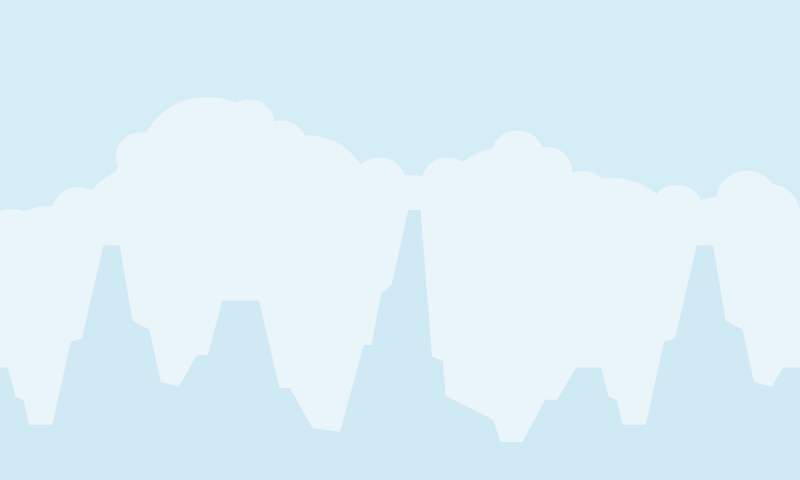

Rendered tile map (Tiled .tmx) drawn with the repository's tilesets; below, a short description and the map source with its tile grids summarised:
An orthogonal 80x48 tile map with 10x10 px tiles, 2 tile layers (Background, Ground) and 1 object (planeObj).

<map version="1.2" tiledversion="1.2.5" orientation="orthogonal" renderorder="right-down" width="80" height="48" tilewidth="10" tileheight="10" infinite="0" nextlayerid="9" nextobjectid="7">
 <tileset firstgid="1" name="Base" tilewidth="800" tileheight="480" tilecount="1" columns="0">
  <grid orientation="orthogonal" width="1" height="1" />
  <tile id="0">
   <image width="800" height="480" source="../img/background.png" />
  </tile>
 </tileset>
 <layer id="3" name="Background" width="80" height="48">
  <data>[3840 cells, 1 non-empty, 1 distinct tile ids]</data>
 </layer>
 <objectgroup id="5" name="Object Layer 1">
  <object id="6" name="planeObj" x="170" y="217">
   <properties>
    <property name="frameheight" value="73" />
    <property name="image" value="planeSpritesheet" />
   </properties>
   <polygon points="0,0 1,42 -7,42 -14,43 -18,48 -30,50 -37,43 -53,40 -62,44 -67,34 -66,28 -87,-7 -73,-7 -57,-2 -57,-5 -63,-18 -17,-19 -20,-8" />
  </object>
 </objectgroup>
 <layer id="1" name="Ground" width="80" height="48">
  <data>[3840 cells, 0 non-empty, 0 distinct tile ids]</data>
 </layer>
</map>
